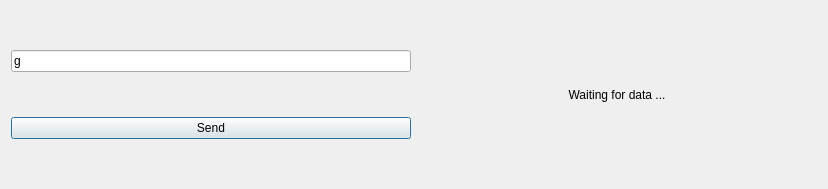
<?xml version="1.0" encoding="UTF-8"?>
<ui version="4.0">
 <class>Dialog</class>
 <widget class="QDialog" name="Dialog">
  <property name="geometry">
   <rect>
    <x>0</x>
    <y>0</y>
    <width>828</width>
    <height>189</height>
   </rect>
  </property>
  <property name="minimumSize">
   <size>
    <width>828</width>
    <height>113</height>
   </size>
  </property>
  <property name="maximumSize">
   <size>
    <width>16777215</width>
    <height>448</height>
   </size>
  </property>
  <property name="windowTitle">
   <string>Dialog</string>
  </property>
  <layout class="QGridLayout" name="gridLayout">
   <item row="0" column="0">
    <layout class="QHBoxLayout" name="horizontalLayout">
     <item>
      <layout class="QVBoxLayout" name="verticalLayout">
       <item>
        <widget class="QLineEdit" name="inputFrame">
         <property name="sizePolicy">
          <sizepolicy hsizetype="Preferred" vsizetype="Fixed">
           <horstretch>0</horstretch>
           <verstretch>0</verstretch>
          </sizepolicy>
         </property>
         <property name="text">
          <string>g</string>
         </property>
        </widget>
       </item>
       <item>
        <widget class="QPushButton" name="sendFrameButton">
         <property name="text">
          <string>Send</string>
         </property>
        </widget>
       </item>
      </layout>
     </item>
     <item>
      <widget class="QLabel" name="label">
       <property name="enabled">
        <bool>true</bool>
       </property>
       <property name="autoFillBackground">
        <bool>false</bool>
       </property>
       <property name="text">
        <string>Waiting for data ...</string>
       </property>
       <property name="alignment">
        <set>Qt::AlignCenter</set>
       </property>
      </widget>
     </item>
    </layout>
   </item>
  </layout>
 </widget>
 <resources/>
 <connections/>
</ui>
